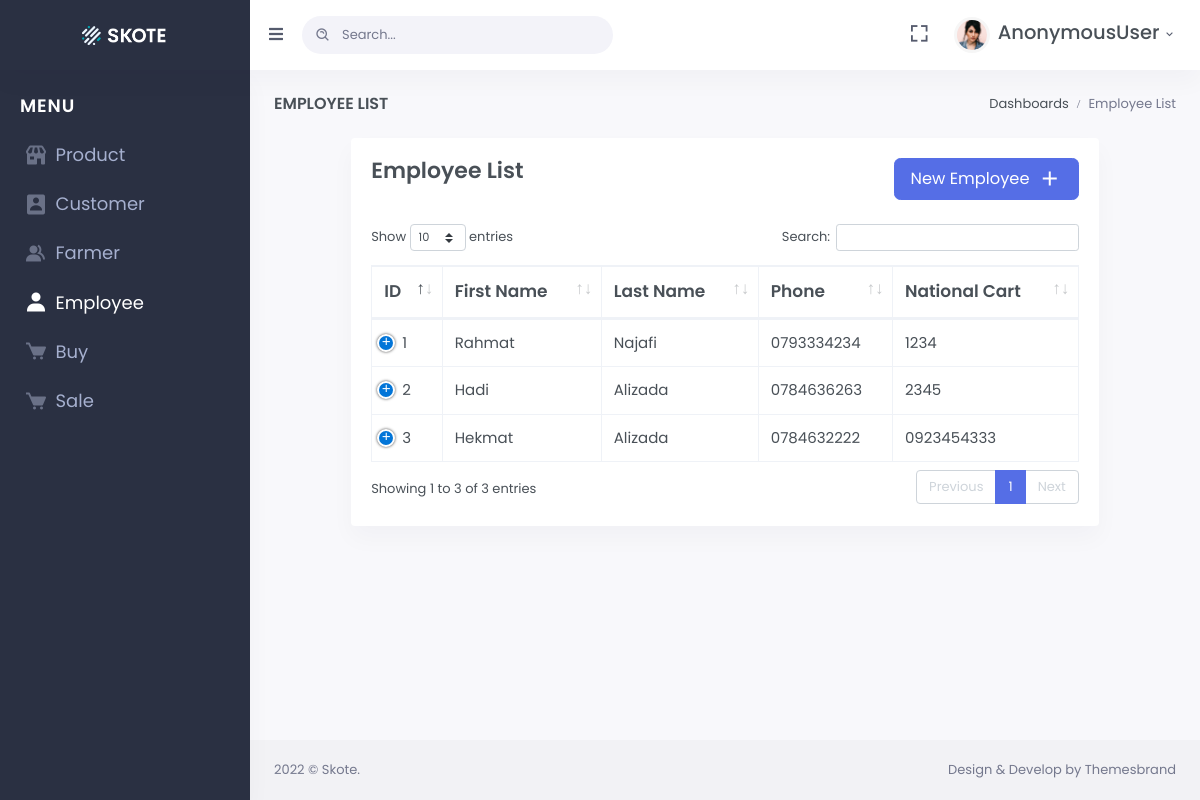
The app's page /employee/list with its own data.
### employees/models.py (models this page shows, shortened)
class Employee(models.Model):
    employee_name = models.CharField(max_length=200)
    last_name = models.CharField(max_length=200)
    phone = models.CharField(max_length=20, unique=True)
    tazkira = models.CharField(max_length=50, unique=True)
    hire_date = models.DateField()
    salary = models.IntegerField(default=0)
    photo = models.ImageField(upload_to='employee/images', default='user.jpg')
    address = models.CharField(max_length=500)

### employees/views.py (the view)
# urls.py: path('employee/list', views.employee_list_view, name='employee-list'),
def employee_list_view(request):
    employees = Employee.objects.all()
    context={
        'employees': employees
    }
    return render(request , 'employees/employee_list.html', context)

### employees/templates/employees/employee_list.html (shortened to what this page needs)
{% extends 'base.html' %}
{% load static %}
{% block page_title %}
Employee List
{% endblock page_title %}
{% block breadcrumb %}
<ol class="breadcrumb m-0">
    <li class="breadcrumb-item"><a href="javascript: void(0);">Dashboards</a></li>
    <li class="breadcrumb-item active font-size-40">Employee List</li>
</ol>{% endblock breadcrumb %}
{% block content %}
<div class="row">
    <div class="col-xl-10 m-auto">
        <div class="card">
            <div class="card-body">
                <div class="row">
                    <div class="col-lg-6">
                        <h4 class="card-title font-size-22">Employee List</h4>
                    </div>
                    <div class="col-lg-6">
                        <a href="{% url 'employee-create' %}" class="btn btn-lg btn-primary float-right rounded-xl mb-4">New Employee
                            <i class="bx bx-plus font-size-24 align-middle ml-1"></i>
                        </a>
                    </div>
                </div>
                <table id="datatable" class="table table-bordered dt-responsive nowrap"
                    style="border-collapse: collapse; border-spacing: 0; width: 100%;">
                    <thead>
                        <tr>
                            <th class="font-size-17">ID</th>
                            <th class="font-size-17">First Name</th>
                            <th class="font-size-17">Last Name</th>
                            <th class="font-size-17">Phone</th>
                            <th class="font-size-17">National Cart</th>
                        </tr>
                    </thead>
                    <tbody>
                        {% for employee in employees %}
                        <tr>
                        <td class="font-size-15">{{forloop.counter}}</td>
                        <td class="font-size-15">{{ employee.employee_name}}</td>
                        <td class="font-size-15">{{ employee.last_name}}</td>
                        <td class="font-size-15"> {{ employee.phone}}</td>
                        <td class="font-size-15">{{ employee.tazkira}}</td>
                    </tr>
                        {% endfor %}
                    </tbody>
                </table>
            </div>
        </div>
    </div>
</div>
{% endblock content %}

### records on screen
Employee: employee_name "Rahmat", last_name "Najafi", phone "0793334234", tazkira "1234"
Employee: employee_name "Hadi", last_name "Alizada", phone "0784636263", tazkira "2345"
Employee: employee_name "Hekmat", last_name "Alizada", phone "0784632222", tazkira "0923454333"

### other values on screen
{{ request.user }} "AnonymousUser"
